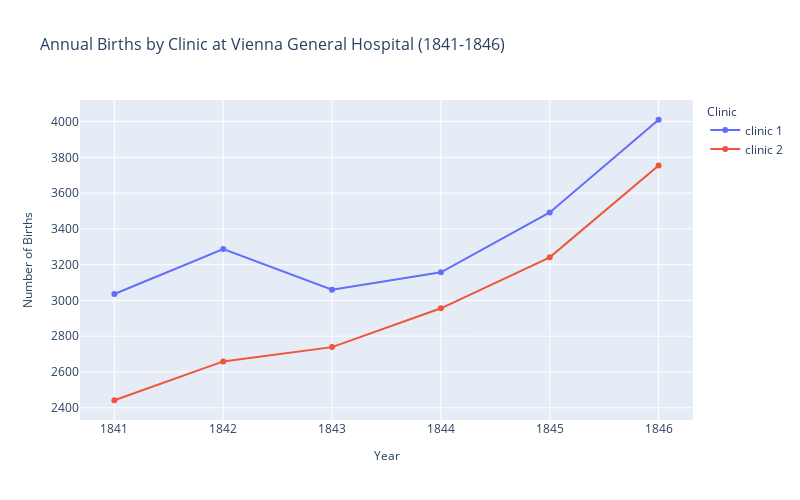
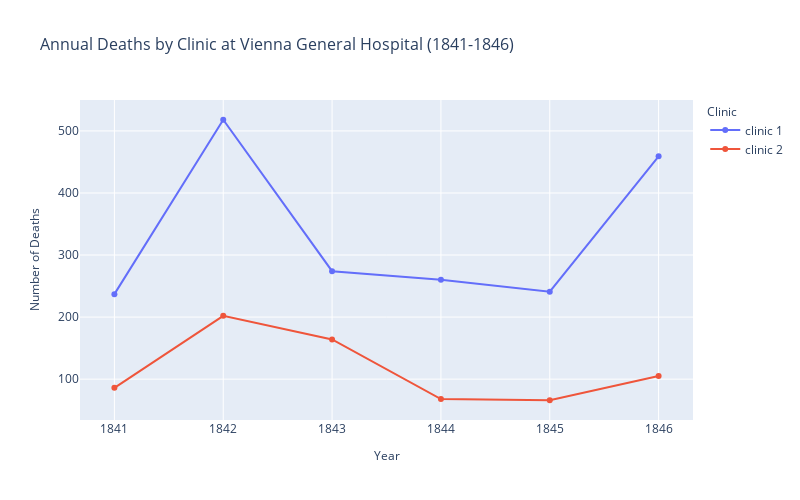

Notebook source saved alongside these figures, in order:
### Markdown cell above
# The Yearly Data Split by Clinic

Now let's look at the annual data instead. 

**Challenge**: Use plotly to create line charts of the births and deaths of the two different clinics at the Vienna General Hospital. 
* Which clinic is bigger or more busy judging by the number of births?
* Has the hospital had more patients over time? 
* What was the highest number of deaths recorded in clinic 1 and clinic 2?

### Code cell
# Create line charts of births and deaths by clinic using Plotly
print("=== YEARLY DATA ANALYSIS BY CLINIC ===")

# Create the births chart
fig_births = px.line(df_yearly, 
                     x='year', 
                     y='births', 
                     color='clinic',
                     title='Annual Births by Clinic at Vienna General Hospital (1841-1846)',
                     labels={'year': 'Year', 'births': 'Number of Births', 'clinic': 'Clinic'},
                     markers=True)

fig_births.update_layout(
    width=800,
    height=500,
    title_font_size=16,
    xaxis_title_font_size=12,
    yaxis_title_font_size=12,
    legend_title_font_size=12
)

fig_births.show()

# Create the deaths chart
fig_deaths = px.line(df_yearly, 
                     x='year', 
                     y='deaths', 
                     color='clinic',
                     title='Annual Deaths by Clinic at Vienna General Hospital (1841-1846)',
                     labels={'year': 'Year', 'deaths': 'Number of Deaths', 'clinic': 'Clinic'},
                     markers=True)

fig_deaths.update_layout(
    width=800,
    height=500,
    title_font_size=16,
    xaxis_title_font_size=12,
    yaxis_title_font_size=12,
    legend_title_font_size=12
)

fig_deaths.show()

# Answer the challenge questions
print("\n📊 ANALYSIS RESULTS:")
print("=" * 50)

# Which clinic is bigger/more busy?
clinic_totals = df_yearly.groupby('clinic')['births'].sum()
busier_clinic = clinic_totals.idxmax()
print(f"🏥 Which clinic is bigger/more busy?")
print(f"   {busier_clinic.title()} with {clinic_totals[busier_clinic]:,} total births")
print(f"   Clinic 1: {clinic_totals['clinic 1']:,} births")
print(f"   Clinic 2: {clinic_totals['clinic 2']:,} births")

# Has the hospital had more patients over time?
total_births_by_year = df_yearly.groupby('year')['births'].sum()
trend = "increasing" if total_births_by_year.iloc[-1] > total_births_by_year.iloc[0] else "decreasing"
print(f"\n📈 Has the hospital had more patients over time?")
print(f"   Yes, the trend is {trend}")
print(f"   1841: {total_births_by_year.iloc[0]:,} total births")
print(f"   1846: {total_births_by_year.iloc[-1]:,} total births")
print(f"   Growth: {((total_births_by_year.iloc[-1] - total_births_by_year.iloc[0]) / total_births_by_year.iloc[0] * 100):.1f}%")

# Highest number of deaths by clinic
max_deaths_by_clinic = df_yearly.groupby('clinic')['deaths'].max()
print(f"\n💀 Highest number of deaths recorded:")
print(f"   Clinic 1: {max_deaths_by_clinic['clinic 1']} deaths")
print(f"   Clinic 2: {max_deaths_by_clinic['clinic 2']} deaths")
print(f"   Worst year for Clinic 1: {df_yearly[df_yearly['clinic'] == 'clinic 1']['deaths'].idxmax() + 1} ({df_yearly.loc[df_yearly[df_yearly['clinic'] == 'clinic 1']['deaths'].idxmax(), 'year']})")
print(f"   Worst year for Clinic 2: {df_yearly[df_yearly['clinic'] == 'clinic 2']['deaths'].idxmax() + 1} ({df_yearly.loc[df_yearly[df_yearly['clinic'] == 'clinic 2']['deaths'].idxmax(), 'year']})")

### Figure 1 — Plotly figure (JSON) as saved in the notebook; plotly's stock layout.template omitted (floating-point values rounded to 4 significant figures)
{"data": [{"hovertemplate": "Clinic=clinic 1<br>Year=%{x}<br>Number of Births=%{y}<extra></extra>", "legendgroup": "clinic 1", "line": {"color": "#636efa", "dash": "solid"}, "marker": {"symbol": "circle"}, "mode": "lines+markers", "name": "clinic 1", "orientation": "v", "showlegend": true, "type": "scatter", "x": [1841, 1842, 1843, 1844, 1845, 1846], "xaxis": "x", "y": [3036, 3287, 3060, 3157, 3492, 4010], "yaxis": "y"}, {"hovertemplate": "Clinic=clinic 2<br>Year=%{x}<br>Number of Births=%{y}<extra></extra>", "legendgroup": "clinic 2", "line": {"color": "#EF553B", "dash": "solid"}, "marker": {"symbol": "circle"}, "mode": "lines+markers", "name": "clinic 2", "orientation": "v", "showlegend": true, "type": "scatter", "x": [1841, 1842, 1843, 1844, 1845, 1846], "xaxis": "x", "y": [2442, 2659, 2739, 2956, 3241, 3754], "yaxis": "y"}], "layout": {"height": 500, "legend": {"title": {"font": {"size": 12}, "text": "Clinic"}, "tracegroupgap": 0}, "title": {"font": {"size": 16}, "text": "Annual Births by Clinic at Vienna General Hospital (1841-1846)"}, "width": 800, "xaxis": {"anchor": "y", "domain": [0, 1], "title": {"font": {"size": 12}, "text": "Year"}}, "yaxis": {"anchor": "x", "domain": [0, 1], "title": {"font": {"size": 12}, "text": "Number of Births"}}}}

### Figure 2 — Plotly figure (JSON) as saved in the notebook; plotly's stock layout.template omitted (floating-point values rounded to 4 significant figures)
{"data": [{"hovertemplate": "Clinic=clinic 1<br>Year=%{x}<br>Number of Deaths=%{y}<extra></extra>", "legendgroup": "clinic 1", "line": {"color": "#636efa", "dash": "solid"}, "marker": {"symbol": "circle"}, "mode": "lines+markers", "name": "clinic 1", "orientation": "v", "showlegend": true, "type": "scatter", "x": [1841, 1842, 1843, 1844, 1845, 1846], "xaxis": "x", "y": [237, 518, 274, 260, 241, 459], "yaxis": "y"}, {"hovertemplate": "Clinic=clinic 2<br>Year=%{x}<br>Number of Deaths=%{y}<extra></extra>", "legendgroup": "clinic 2", "line": {"color": "#EF553B", "dash": "solid"}, "marker": {"symbol": "circle"}, "mode": "lines+markers", "name": "clinic 2", "orientation": "v", "showlegend": true, "type": "scatter", "x": [1841, 1842, 1843, 1844, 1845, 1846], "xaxis": "x", "y": [86, 202, 164, 68, 66, 105], "yaxis": "y"}], "layout": {"height": 500, "legend": {"title": {"font": {"size": 12}, "text": "Clinic"}, "tracegroupgap": 0}, "title": {"font": {"size": 16}, "text": "Annual Deaths by Clinic at Vienna General Hospital (1841-1846)"}, "width": 800, "xaxis": {"anchor": "y", "domain": [0, 1], "title": {"font": {"size": 12}, "text": "Year"}}, "yaxis": {"anchor": "x", "domain": [0, 1], "title": {"font": {"size": 12}, "text": "Number of Deaths"}}}}
